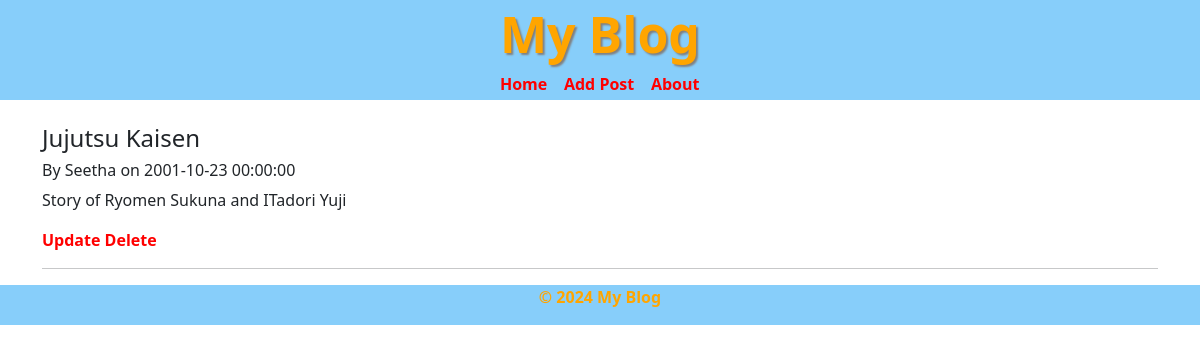
Screenshot of /post/3 with the database file from the repository.
### models.py (models this page shows, shortened)
class Post(db.Model):
    id = db.Column(db.Integer , primary_key = True)
    author= db.Column(db.String(100),nullable=False)
    title= db.Column(db.String(100),nullable=False)
    content= db.Column(db.Text,nullable=False)
    date_posted=db.Column(db.DateTime,nullable=False , default=datetime.utcnow)

### app.py (the view)
@app.route('/post/<int:id>')
def post_details(id):
    post=Post.query.get(id)
    return render_template('post_details.html',post=post)

### templates/post_details.html (shortened to what this page needs)
{% extends 'base.html' %}
{% block content %}
<br>
<h4>{{ post.title }}</h4>
<h6>By {{ post.author }} on {{ post.date_posted }}</h6>
<p>{{ post.content }}</p>
<a href="{{ url_for('edit_post', id=post.id) }}">Update</a>
<a href="{{ url_for('delete_post', id=post.id) }}">Delete</a>
<hr>
{% endblock %}

### static/style.css (style rules this page uses)
a { color: red; font-weight: bold; text-decoration: none; transition: color 0.3s ease; }

### rows the page displays
Post: title "Jujutsu Kaisen", author "Seetha", date_posted "2001-10-23 00:00:00", content "Story of Ryomen Sukuna and ITadori Yuji"
